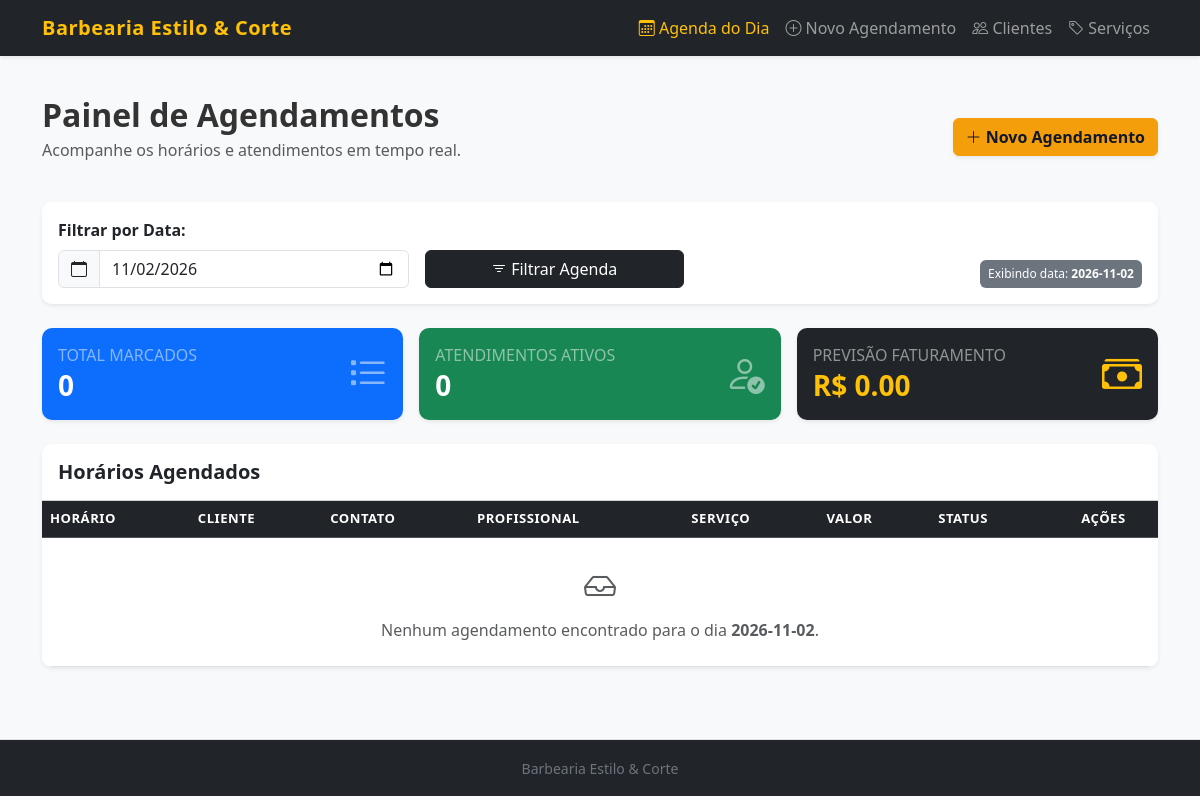
Before: / with the older database file.
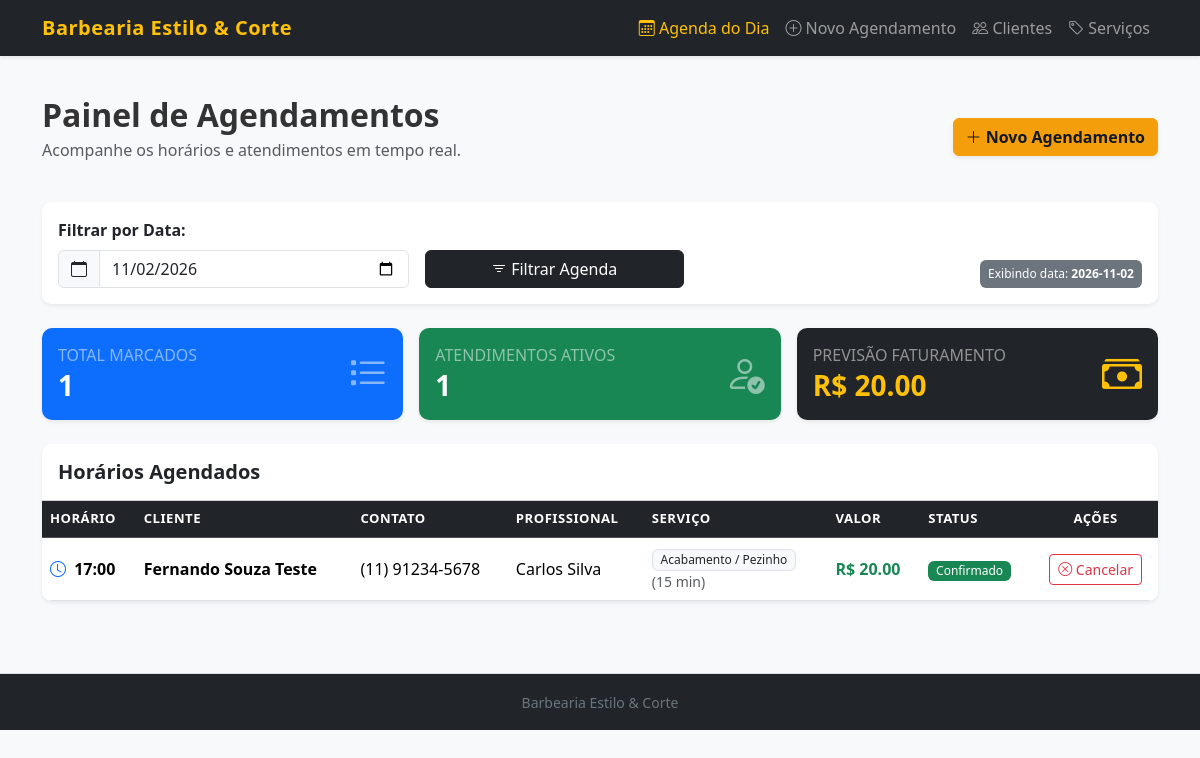
After: the same page with the newer database file.
### tables this page shows
CREATE TABLE agendamentos (
        id INTEGER PRIMARY KEY AUTOINCREMENT,
        cliente_id INTEGER NOT NULL,
        profissional_id INTEGER NOT NULL,
        servico_id INTEGER NOT NULL,
        data_agendamento TEXT NOT NULL,
        hora_agendamento TEXT NOT NULL,
        status TEXT NOT NULL DEFAULT 'Agendado',
        observacoes TEXT,
        criado_em TIMESTAMP DEFAULT CURRENT_TIMESTAMP,
        FOREIGN KEY (cliente_id) REFERENCES clientes (id) ON DELETE CASCADE,
        FOREIGN KEY (profissional_id) REFERENCES profissionais (id) ON DELETE CASCADE,
        FOREIGN KEY (servico_id) REFERENCES servicos (id) ON DELETE CASCADE
    );

CREATE TABLE clientes (
        id INTEGER PRIMARY KEY AUTOINCREMENT,
        nome TEXT NOT NULL,
        telefone TEXT NOT NULL,
        email TEXT,
        criado_em TIMESTAMP DEFAULT CURRENT_TIMESTAMP
    );

CREATE TABLE profissionais (
        id INTEGER PRIMARY KEY AUTOINCREMENT,
        nome TEXT NOT NULL,
        especialidade TEXT NOT NULL,
        telefone TEXT
    );

CREATE TABLE servicos (
        id INTEGER PRIMARY KEY AUTOINCREMENT,
        nome TEXT NOT NULL,
        preco REAL NOT NULL,
        duracao_min INTEGER NOT NULL
    );

### app.py (the view)
@app.route("/")
def index():
    data_filtro = request.args.get("data", date.today().strftime("%Y-%m-%d"))
    conn = get_db_connection()
    cursor = conn.cursor()
    cursor.execute("""
        SELECT
            a.id,
            a.data_agendamento,
            a.hora_agendamento,
            a.status,
            a.observacoes,
            c.nome AS cliente_nome,
            c.telefone AS cliente_telefone,
            p.nome AS profissional_nome,
            s.nome AS servico_nome,
            s.preco AS servico_preco,
            s.duracao_min AS servico_duracao
        FROM agendamentos a
        JOIN clientes c ON a.cliente_id = c.id
        JOIN profissionais p ON a.profissional_id = p.id
        JOIN servicos s ON a.servico_id = s.id
        WHERE a.data_agendamento = ?
        ORDER BY a.hora_agendamento ASC
    """, (data_filtro,))
    agendamentos = cursor.fetchall()
    total_agendamentos = len(agendamentos)
    total_ativos = sum(1 for a in agendamentos if a["status"] != "Cancelado")
    faturamento_previsto = sum(a["servico_preco"] for a in agendamentos if a["status"] != "Cancelado")
    conn.close()
    return render_template(
        "index.html",
        agendamentos=agendamentos,
        data_filtro=data_filtro,
        total_agendamentos=total_agendamentos,
        total_ativos=total_ativos,
        faturamento_previsto=faturamento_previsto
    )

### database.py (called while the page is built)
def get_db_connection():
    conn = sqlite3.connect(DATABASE_PATH)
    conn.row_factory = sqlite3.Row
    conn.execute("PRAGMA foreign_keys = ON;")
    return conn

### templates/index.html (shortened to what this page needs)
{% extends "base.html" %}
{% block content %}
<div class="row align-items-center mb-4">
    <div class="col-md-7">
        <h2 class="fw-bold mb-1">Painel de Agendamentos</h2>
        <p class="text-muted">Acompanhe os horários e atendimentos em tempo real.</p>
    </div>
    <div class="col-md-5 text-md-end">
        <a href="{{ url_for('novo_agendamento') }}" class="btn btn-warning fw-semibold shadow-sm">
            <i class="bi bi-plus-lg"></i> Novo Agendamento
        </a>
    </div>
</div>
<div class="card shadow-sm border-0 mb-4">
    <div class="card-body bg-white rounded">
        <form method="GET" action="{{ url_for('index') }}" class="row g-3 align-items-end">
            <div class="col-md-4">
                <label for="data" class="form-label fw-bold">Filtrar por Data:</label>
                <div class="input-group">
                    <span class="input-group-text"><i class="bi bi-calendar"></i></span>
                    <input type="date" class="form-control" id="data" name="data" value="{{ data_filtro }}">
                </div>
            </div>
            <div class="col-md-3">
                <button type="submit" class="btn btn-dark w-100">
                    <i class="bi bi-filter"></i> Filtrar Agenda
                </button>
            </div>
            <div class="col-md-5 text-md-end">
                <span class="badge bg-secondary p-2">Exibindo data: <strong>{{ data_filtro }}</strong></span>
            </div>
        </form>
    </div>
</div>
<div class="row g-3 mb-4">
    <div class="col-md-4">
        <div class="card border-0 shadow-sm bg-primary text-white">
            <div class="card-body">
                <div class="d-flex justify-content-between align-items-center">
                    <div>
                        <h6 class="text-white-50 text-uppercase mb-1">Total Marcados</h6>
                        <h3 class="fw-bold mb-0">{{ total_agendamentos }}</h3>
                    </div>
                    <i class="bi bi-list-task fs-1 text-white-50"></i>
                </div>
            </div>
        </div>
    </div>
    <div class="col-md-4">
        <div class="card border-0 shadow-sm bg-success text-white">
            <div class="card-body">
                <div class="d-flex justify-content-between align-items-center">
                    <div>
                        <h6 class="text-white-50 text-uppercase mb-1">Atendimentos Ativos</h6>
                        <h3 class="fw-bold mb-0">{{ total_ativos }}</h3>
                    </div>
                    <i class="bi bi-person-check fs-1 text-white-50"></i>
                </div>
            </div>
        </div>
    </div>
    <div class="col-md-4">
        <div class="card border-0 shadow-sm bg-dark text-white">
            <div class="card-body">
                <div class="d-flex justify-content-between align-items-center">
                    <div>
                        <h6 class="text-white-50 text-uppercase mb-1">Previsão Faturamento</h6>
                        <h3 class="fw-bold text-warning mb-0">R$ {{ "%.2f"|format(faturamento_previsto) }}</h3>
                    </div>
                    <i class="bi bi-cash-stack fs-1 text-warning"></i>
                </div>
            </div>
        </div>
    </div>
</div>
<div class="card border-0 shadow-sm">
    <div class="card-header bg-white py-3">
        <h5 class="card-title fw-bold mb-0">Horários Agendados</h5>
    </div>
    <div class="table-responsive">
        <table class="table table-hover align-middle mb-0">
            <thead class="table-dark">
                <tr>
                    <th scope="col">Horário</th>
                    <th scope="col">Cliente</th>
                    <th scope="col">Contato</th>
                    <th scope="col">Profissional</th>
                    <th scope="col">Serviço</th>
                    <th scope="col">Valor</th>
                    <th scope="col">Status</th>
                    <th scope="col" class="text-center">Ações</th>
                </tr>
            </thead>
            <tbody>
                {% if agendamentos %}
                    {% for a in agendamentos %}
                    <tr class="{% if a.status == 'Cancelado' %}table-light text-muted{% endif %}">
                        <td class="fw-bold">
                            <i class="bi bi-clock me-1 text-primary"></i> {{ a.hora_agendamento }}
                        </td>
                        <td class="fw-semibold">{{ a.cliente_nome }}</td>
                        <td>{{ a.cliente_telefone }}</td>
                        <td>{{ a.profissional_nome }}</td>
                        <td>
                            <span class="badge bg-light text-dark border">{{ a.servico_nome }}</span>
                            <small class="text-muted d-block">({{ a.servico_duracao }} min)</small>
                        </td>
                        <td class="fw-bold text-success">R$ {{ "%.2f"|format(a.servico_preco) }}</td>
                        <td>
                            {% if a.status == 'Agendado' %}
                                <span class="badge bg-success">Confirmado</span>
                            {% elif a.status == 'Cancelado' %}
                                <span class="badge bg-danger">Cancelado</span>
                            {% else %}
                                <span class="badge bg-secondary">{{ a.status }}</span>
                            {% endif %}
                        </td>
                        <td class="text-center">
                            {% if a.status != 'Cancelado' %}
                                <form method="POST" action="{{ url_for('cancelar_agendamento', id=a.id) }}" class="d-inline" onsubmit="return confirm('Tem certeza que deseja cancelar este agendamento?');">
                                    <button type="submit" class="btn btn-sm btn-outline-danger" title="Cancelar Agendamento">
                                        <i class="bi bi-x-circle"></i> Cancelar
                                    </button>
                                </form>
                            {% else %}
                                <span class="text-muted small">Sem ações</span>
                            {% endif %}
                        </td>
                    </tr>
                    {% endfor %}
                {% else %}
                    <tr>
                        <td colspan="8" class="text-center py-4 text-muted">
                            <i class="bi bi-inbox fs-2 d-block mb-2"></i>
                            Nenhum agendamento encontrado para o dia <strong>{{ data_filtro }}</strong>.
                        </td>
                    </tr>
                {% endif %}
            </tbody>
        </table>
    </div>
</div>
{% endblock %}

### templates/base.html (shortened to what this page needs)
<!DOCTYPE html>
<html lang="pt-BR">
<head>
    <link href="https://cdn.jsdelivr.net/npm/bootstrap@5.3.2/dist/css/bootstrap.min.css" rel="stylesheet">
    <link rel="stylesheet" href="https://cdn.jsdelivr.net/npm/bootstrap-icons@1.11.1/font/bootstrap-icons.css">
    <link rel="stylesheet" href="{{ url_for('static', filename='css/style.css') }}">
</head>
<body class="bg-light">
    <nav class="navbar navbar-expand-lg navbar-dark bg-dark shadow-sm">
        <div class="container">
            <a class="navbar-brand fw-bold text-warning" href="{{ url_for('index') }}">
                Barbearia Estilo & Corte
            </a>
            <div class="collapse navbar-collapse" id="navContent">
                <ul class="navbar-nav ms-auto mb-2 mb-lg-0">
                    <li class="nav-item">
                        <a class="nav-link {% if request.endpoint == 'index' %}active text-warning{% endif %}" href="{{ url_for('index') }}">
                            <i class="bi bi-calendar3"></i> Agenda do Dia
                        </a>
                    </li>
                    <li class="nav-item">
                        <a class="nav-link {% if request.endpoint == 'novo_agendamento' %}active text-warning{% endif %}" href="{{ url_for('novo_agendamento') }}">
                            <i class="bi bi-plus-circle"></i> Novo Agendamento
                        </a>
                    </li>
                    <li class="nav-item">
                        <a class="nav-link {% if request.endpoint == 'clientes' %}active text-warning{% endif %}" href="{{ url_for('clientes') }}">
                            <i class="bi bi-people"></i> Clientes
                        </a>
                    </li>
                    <li class="nav-item">
                        <a class="nav-link {% if request.endpoint == 'servicos' %}active text-warning{% endif %}" href="{{ url_for('servicos') }}">
                            <i class="bi bi-tag"></i> Serviços
                        </a>
                    </li>
                </ul>
            </div>
        </div>
    </nav>
    <main class="container py-4">
        {% block content %}{% endblock %}
    </main>
    <footer class="bg-dark text-white text-center py-3 mt-5 border-top">
        <div class="container">
            <small class="text-secondary">
                Barbearia Estilo & Corte
            </small>
        </div>
    </footer>
</body>
</html>

### static/css/style.css (style rules this page uses)
body { font-family: 'Segoe UI', Roboto, Helvetica, Arial, sans-serif; color: #333333; }
.navbar-brand { letter-spacing: 0.5px; }
.card { border-radius: 10px; overflow: hidden; }
.table th { font-weight: 600; text-transform: uppercase; font-size: 0.82rem; letter-spacing: 0.5px; }
.badge { font-weight: 500; }
.btn-warning { background-color: #f59e0b; border-color: #f59e0b; color: #111827; }

Changed rows visible on the page:
added agendamentos: hora_agendamento "17:00", cliente_nome "Fernando Souza Teste", cliente_telefone "(11) 91234-5678", profissional_nome "Carlos Silva", servico_nome "Acabamento / Pezinho", servico_duracao "15", status "Confirmado"
now on this page (row unchanged): servicos: servico_preco "20.00"
Other visible differences:
{{ total_agendamentos }}: "0" → "1"
{{ total_ativos }}: "0" → "1"
{{ "%.2f"|format(faturamento_previsto) }}: "0.00" → "20.00"
{{ data_filtro }}: "2026-11-02" → (not shown)
text no longer shown: "Nenhum agendamento encontrado para o dia ."
